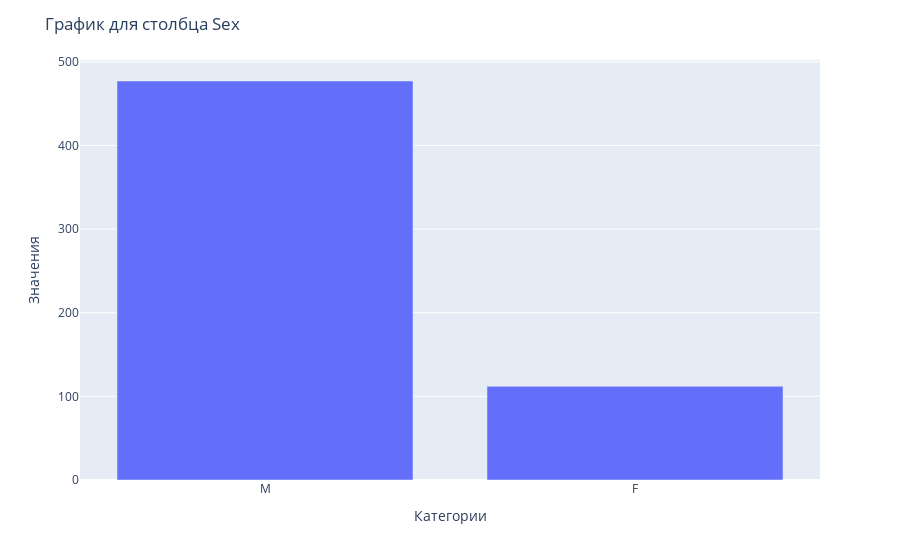
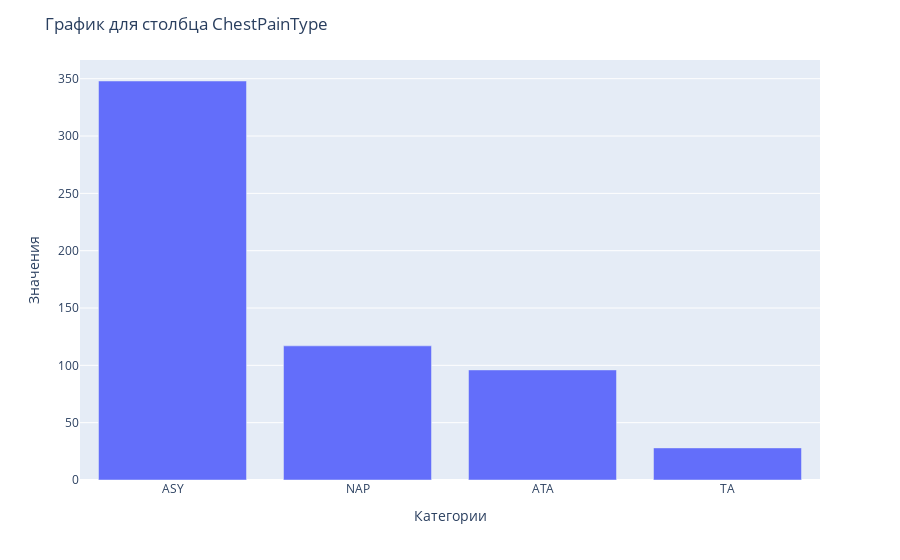
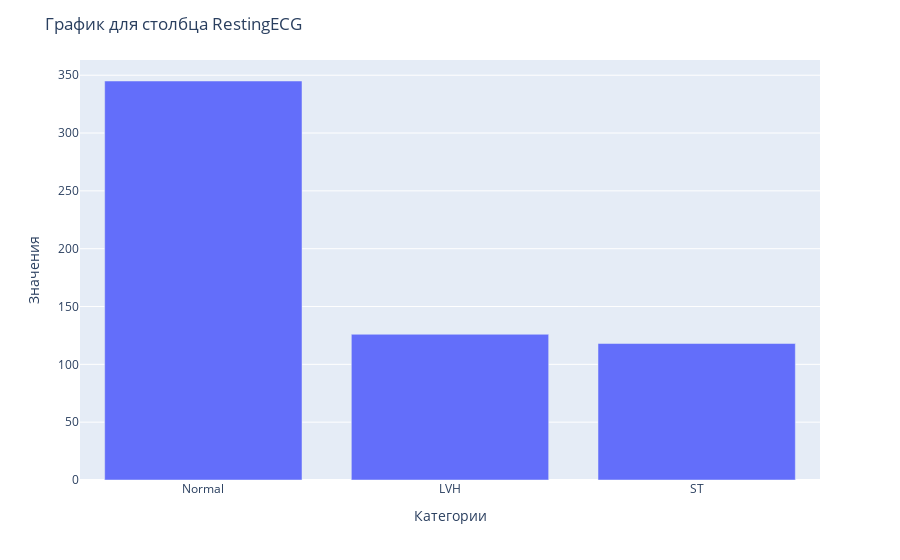
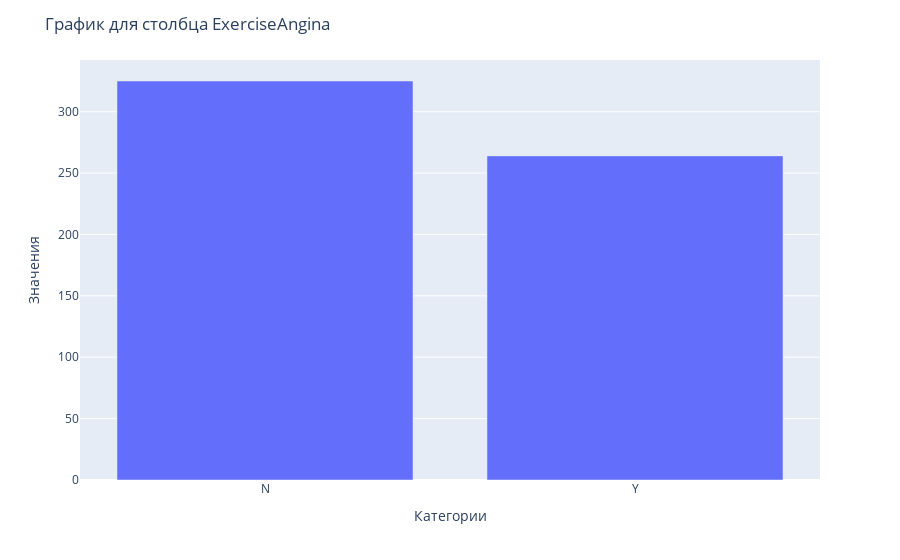

Here is the notebook cell these charts were saved with, in order:
### Markdown cell above
- Построим столбчатые диаграммы для категориальных признаков

### Code cell
cat_columns = []
for column in data_train:
    if data_train[column].dtype == 'object':
        cat_columns.append(column)
for column in cat_columns:
    value_counts = data_train[column].value_counts()
    fig = px.bar(x=value_counts.index, y=value_counts.values)
    fig.update_layout(
        xaxis_title='Категории',
        yaxis_title='Значения',
        title = 'График для столбца ' + column
    )
    fig.show()

### Figure 1 — Plotly figure (JSON) as saved in the notebook; plotly's stock layout.template omitted (floating-point values rounded to 4 significant figures)
{"data": [{"alignmentgroup": "True", "hovertemplate": "x=%{x}<br>y=%{y}<extra></extra>", "legendgroup": "", "marker": {"color": "#636efa", "pattern": {"shape": ""}}, "name": "", "offsetgroup": "", "orientation": "v", "showlegend": false, "textposition": "auto", "type": "bar", "x": ["M", "F"], "xaxis": "x", "y": [477, 112], "yaxis": "y"}], "layout": {"barmode": "relative", "legend": {"tracegroupgap": 0}, "margin": {"t": 60}, "title": {"text": "График для столбца Sex"}, "xaxis": {"anchor": "y", "domain": [0, 1], "title": {"text": "Категории"}}, "yaxis": {"anchor": "x", "domain": [0, 1], "title": {"text": "Значения"}}}}

### Figure 2 — Plotly figure (JSON) as saved in the notebook; plotly's stock layout.template omitted (floating-point values rounded to 4 significant figures)
{"data": [{"alignmentgroup": "True", "hovertemplate": "x=%{x}<br>y=%{y}<extra></extra>", "legendgroup": "", "marker": {"color": "#636efa", "pattern": {"shape": ""}}, "name": "", "offsetgroup": "", "orientation": "v", "showlegend": false, "textposition": "auto", "type": "bar", "x": ["ASY", "NAP", "ATA", "TA"], "xaxis": "x", "y": [348, 117, 96, 28], "yaxis": "y"}], "layout": {"barmode": "relative", "legend": {"tracegroupgap": 0}, "margin": {"t": 60}, "title": {"text": "График для столбца ChestPainType"}, "xaxis": {"anchor": "y", "domain": [0, 1], "title": {"text": "Категории"}}, "yaxis": {"anchor": "x", "domain": [0, 1], "title": {"text": "Значения"}}}}

### Figure 3 — Plotly figure (JSON) as saved in the notebook; plotly's stock layout.template omitted (floating-point values rounded to 4 significant figures)
{"data": [{"alignmentgroup": "True", "hovertemplate": "x=%{x}<br>y=%{y}<extra></extra>", "legendgroup": "", "marker": {"color": "#636efa", "pattern": {"shape": ""}}, "name": "", "offsetgroup": "", "orientation": "v", "showlegend": false, "textposition": "auto", "type": "bar", "x": ["Normal", "LVH", "ST"], "xaxis": "x", "y": [345, 126, 118], "yaxis": "y"}], "layout": {"barmode": "relative", "legend": {"tracegroupgap": 0}, "margin": {"t": 60}, "title": {"text": "График для столбца RestingECG"}, "xaxis": {"anchor": "y", "domain": [0, 1], "title": {"text": "Категории"}}, "yaxis": {"anchor": "x", "domain": [0, 1], "title": {"text": "Значения"}}}}

### Figure 4 — Plotly figure (JSON) as saved in the notebook; plotly's stock layout.template omitted (floating-point values rounded to 4 significant figures)
{"data": [{"alignmentgroup": "True", "hovertemplate": "x=%{x}<br>y=%{y}<extra></extra>", "legendgroup": "", "marker": {"color": "#636efa", "pattern": {"shape": ""}}, "name": "", "offsetgroup": "", "orientation": "v", "showlegend": false, "textposition": "auto", "type": "bar", "x": ["N", "Y"], "xaxis": "x", "y": [325, 264], "yaxis": "y"}], "layout": {"barmode": "relative", "legend": {"tracegroupgap": 0}, "margin": {"t": 60}, "title": {"text": "График для столбца ExerciseAngina"}, "xaxis": {"anchor": "y", "domain": [0, 1], "title": {"text": "Категории"}}, "yaxis": {"anchor": "x", "domain": [0, 1], "title": {"text": "Значения"}}}}
